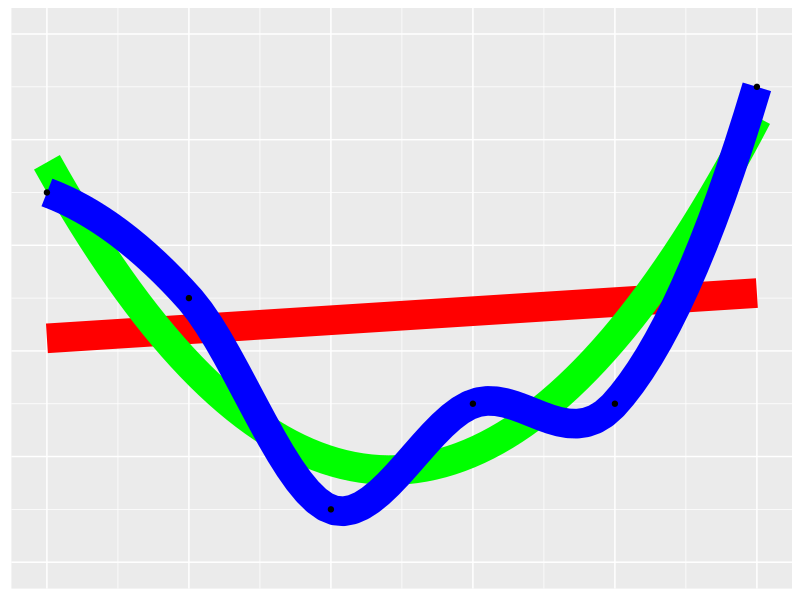
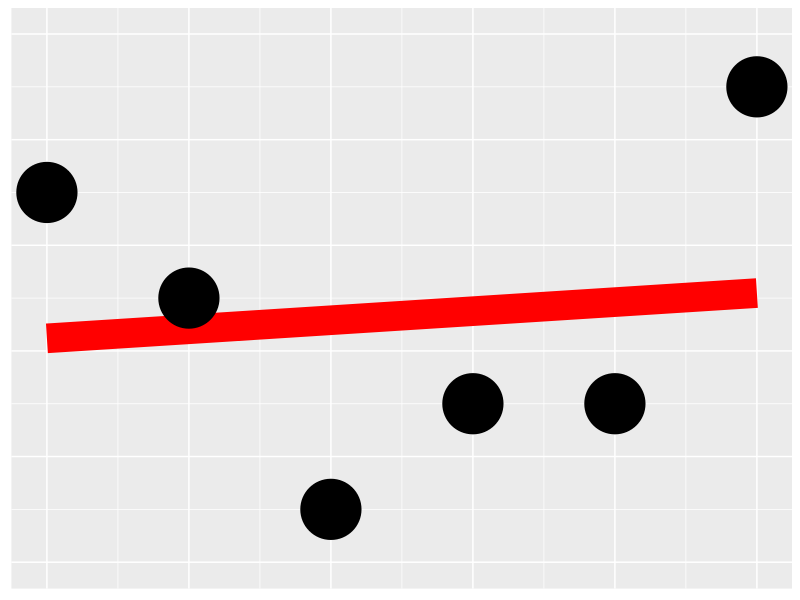
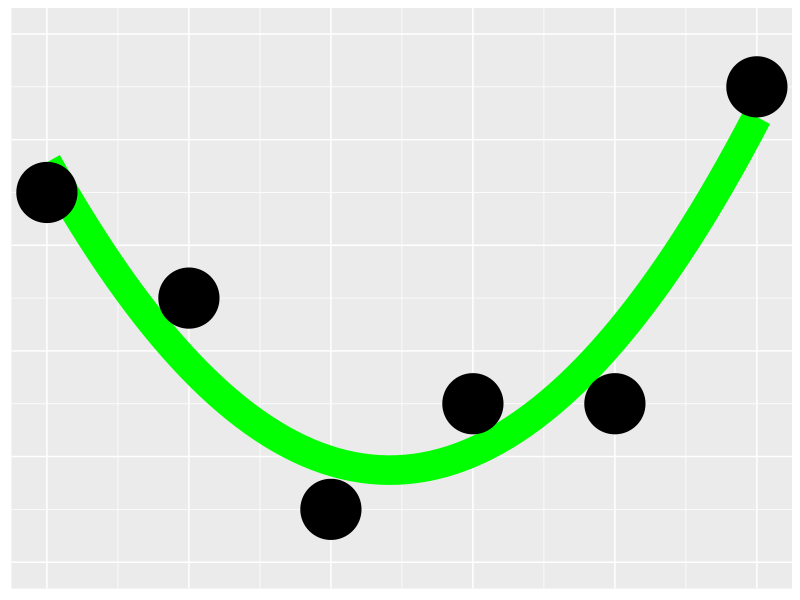
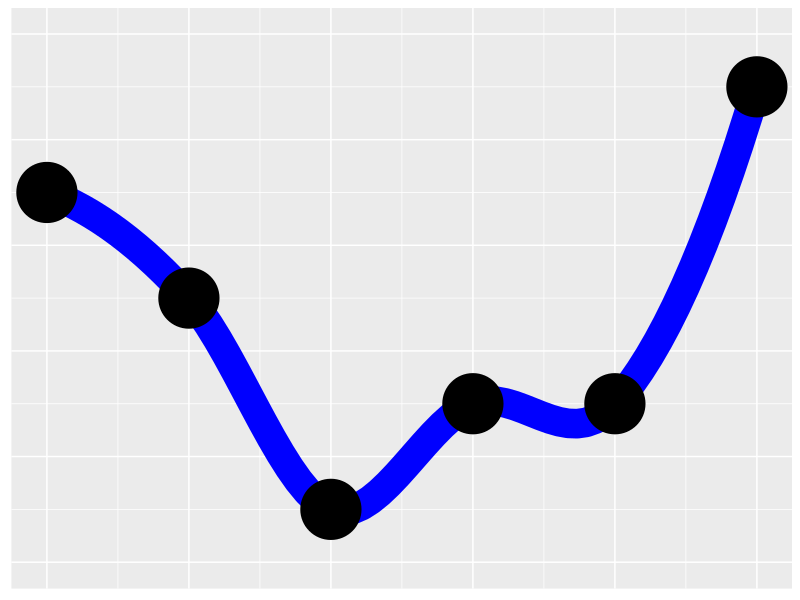

Write the R code that produced these figures, in order.
calc_y <- function(x) {
  x <- x - 3
  y <- (x * x) + x + 2
  y
}

t <- tibble::tibble(
  x = seq(0, 5),
  y = NA,
)
t$y <- calc_y(t$x)
t$y <- t$y + rep(c(-1, 1), 3)

# Shared elements of all plots
p <- ggplot2::ggplot(t, ggplot2::aes(x = x, y = y)) +
  ggplot2::scale_y_continuous(limits = c(0, 10), breaks = seq(0, 10, by = 2)) +
  ggplot2::theme(
    text = ggplot2::element_text(size = 24),
    axis.title.y = ggplot2::element_blank(),
    axis.text.y = ggplot2::element_blank(),
    axis.ticks.y = ggplot2::element_blank(),
    axis.title.x = ggplot2::element_blank(),
    axis.text.x = ggplot2::element_blank(),
    axis.ticks.x = ggplot2::element_blank()
  )

# Show all
p + ggplot2::geom_smooth(method = "lm", color = "red", se = FALSE, size = 10) +
  ggplot2::geom_smooth(method = "lm", formula = y ~ x + I(x^2), color = "green", se = FALSE, size = 10) +
  ggplot2::geom_smooth(method = "loess", color = "blue", se = FALSE, size = 10) +
  ggplot2::geom_point()

# Underfit
p + ggplot2::geom_smooth(method = "lm", color = "red", se = FALSE, size = 10) +
  ggplot2::geom_point(size = 20)
ggplot2::ggsave("underfitting.png", width = 4, height = 4)

# Correct fit
p + ggplot2::geom_smooth(method = "lm", formula = y ~ x + I(x^2), color = "green", se = FALSE, size = 10) +
  ggplot2::geom_point(size = 20)
ggplot2::ggsave("correct_fit.png", width = 4, height = 4)

# Overfit
p + ggplot2::geom_smooth(method = "loess", color = "blue", se = FALSE, size = 10) +
  ggplot2::geom_point(size = 20)
ggplot2::ggsave("overfitting.png", width = 4, height = 4)
